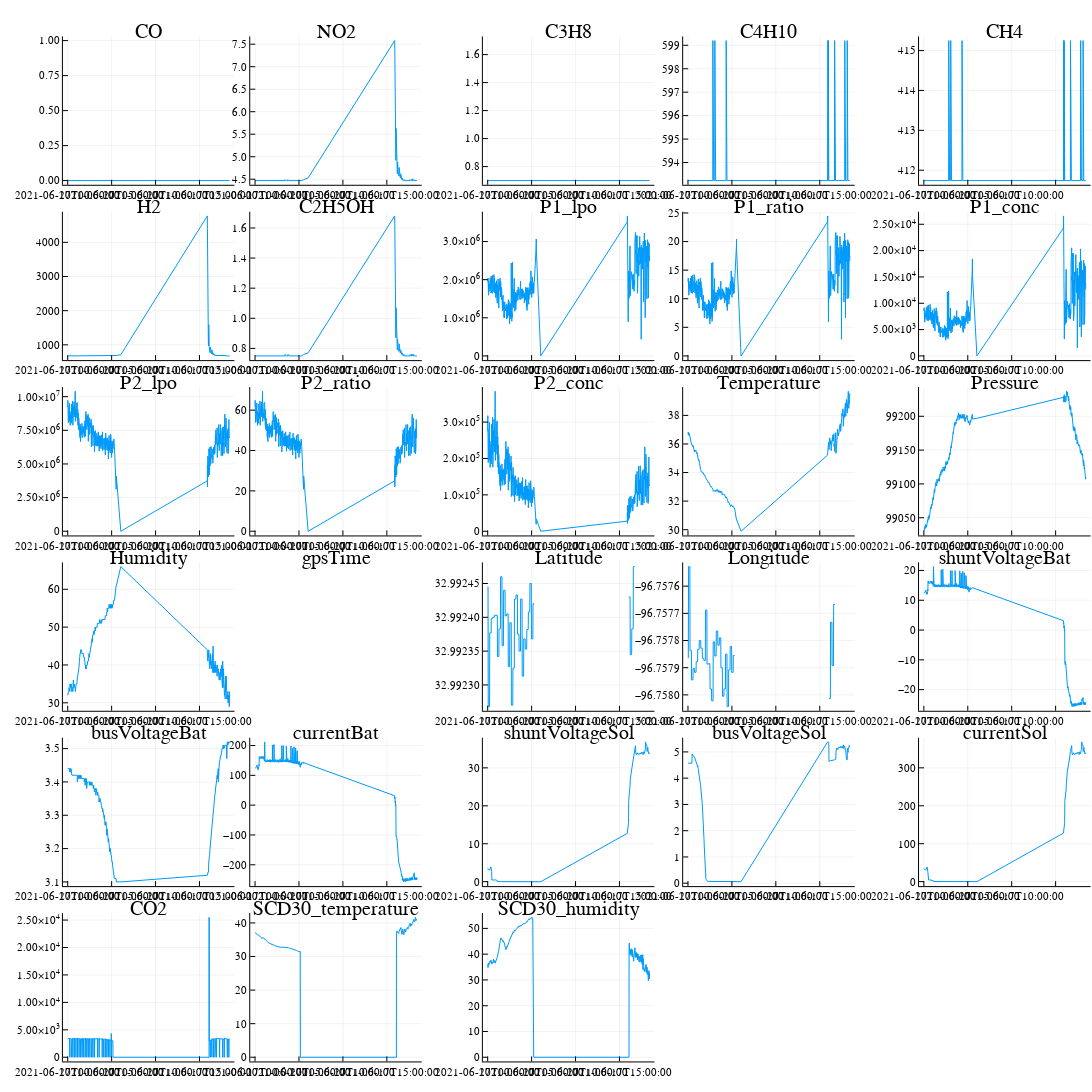

Source (notebook cell):
### Code cell
using CSV
using DataFrames
using Dates
using Plots
plotly()

df = CSV.read("47cb5580002e004a_2021-06-17.csv",DataFrame)
df.dateTime = DateTime.(df.dateTime,"yyyy-mm-dd HH:MM:SS")
hs = [Plots.plot(df.dateTime, df[:,i], title=names(df)[i]) for i in 4:ncol(df)]
ncols = 5 # set how many columns you want in the plot
nrows = cld(length(hs), ncols)
blankplot = Plots.plot(legend=false,grid=false,foreground_color_subplot=:white)
for i = (length(hs)+1):(nrows*ncols)
    push!(hs, deepcopy(blankplot))
end
Plots.plot(hs..., layout=(nrows, ncols), legend=false, size=(3000,1500))
